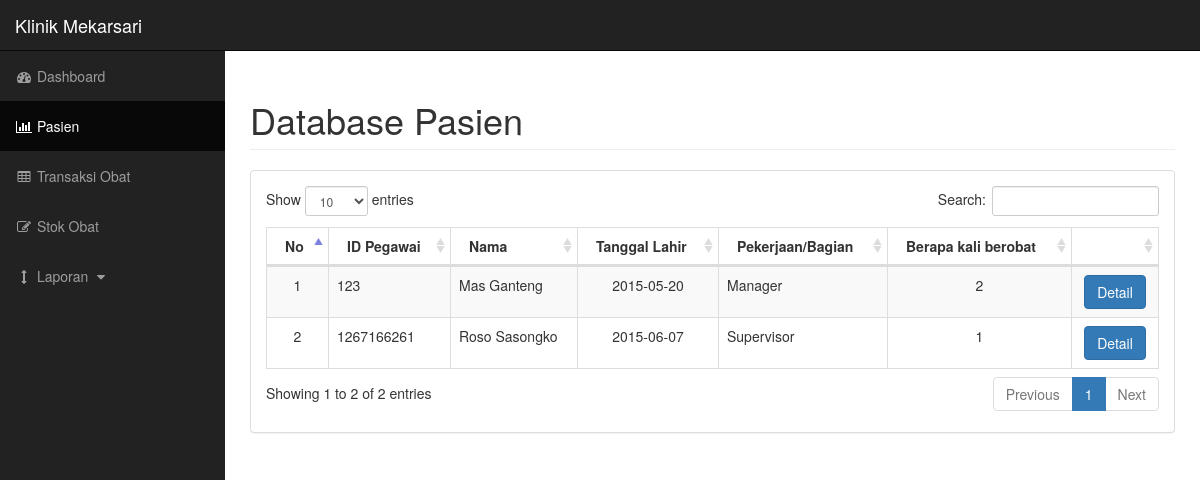
The app's page /pasien.php with its own data.
### tables this page shows
CREATE TABLE IF NOT EXISTS `m_employee` (
  `me_id` int(11) NOT NULL,
  `me_md_id` int(11) DEFAULT NULL,
  `me_mep_id` varchar(50) DEFAULT NULL,
  `me_nik` varchar(255) DEFAULT NULL,
  `me_rfid` varchar(25) NOT NULL,
  `me_barcode` varchar(25) NOT NULL,
  `me_first_name` varchar(25) DEFAULT NULL,
  `me_middle_name` varchar(25) DEFAULT NULL,
  `me_last_name` varchar(25) DEFAULT NULL,
  `me_dob` date DEFAULT NULL,
  `me_gender` varchar(15) DEFAULT NULL,
  `me_hp` varchar(25) DEFAULT NULL,
  `me_email` varchar(100) DEFAULT NULL,
  `me_address` text,
  `me_working_since` date DEFAULT NULL,
  `me_status_kontrak` int(11) NOT NULL,
  `me_status_keaktifan` varchar(25) NOT NULL,
  `me_kendaraan` varchar(25) NOT NULL,
  `me_foto` varchar(100) NOT NULL
);

CREATE TABLE IF NOT EXISTS `m_employee_positions` (
  `mep_id` int(11) NOT NULL,
  `mep_name` varchar(255) DEFAULT NULL,
  `mep_desc` varchar(255) DEFAULT NULL
);

### pasien.php (the view, shortened to what this page needs)
<!DOCTYPE html>
<html lang="en">
<?php
	$query = mysql_query("select * from m_employee");
?>
<head>
    <link href="bower_components/bootstrap/dist/css/bootstrap.min.css" rel="stylesheet">
    <link href="bower_components/metisMenu/dist/metisMenu.min.css" rel="stylesheet">
    <link href="bower_components/datatables-plugins/integration/bootstrap/3/dataTables.bootstrap.css" rel="stylesheet">
    <link href="bower_components/datatables-responsive/css/dataTables.responsive.css" rel="stylesheet">
    <link href="bower_components/font-awesome/css/font-awesome.min.css" rel="stylesheet" type="text/css">
    <link href="css/sb-admin.css" rel="stylesheet">
</head>
<body>
    <div id="wrapper">
        <nav class="navbar navbar-inverse navbar-fixed-top" role="navigation">
            <div class="navbar-header">
                <a class="navbar-brand" href="index.php">Klinik Mekarsari</a>
            </div>
            <div class="collapse navbar-collapse navbar-ex1-collapse">
                <ul class="nav navbar-nav side-nav">
                    <li>
                        <a href="index.php"><i class="fa fa-fw fa-dashboard"></i> Dashboard</a>
                    </li>
                    <li class="active">
                        <a href="pasien.php"><i class="fa fa-fw fa-bar-chart-o"></i> Pasien</a>
                    </li>
                    <li>
                        <a href="transaksi.php"><i class="fa fa-fw fa-table"></i> Transaksi Obat</a>
                    </li>
                    <li>
                        <a href="stok.php"><i class="fa fa-fw fa-edit"></i> Stok Obat</a>
                    </li>
                    <li>
                        <a href="javascript:;" data-toggle="collapse" data-target="#demo"><i class="fa fa-fw fa-arrows-v"></i> Laporan <i class="fa fa-fw fa-caret-down"></i></a>
                    </li>
                </ul>
			</div>
        </nav>
        <div id="page-wrapper">
			<div class="container-fluid">
				<div class="row">
					<div class="col-lg-12">
						<h1 class="page-header">Database Pasien</h1>
					</div>
				</div>
				<div class="row">
					<div class="col-lg-12">
						<div class="panel panel-default">
							<div class="panel-body">
								<div class="dataTable_wrapper">
									<table class="table table-striped table-bordered table-hover" id="dataTables-example">
										<thead>
											<tr>
												<th>No</th>
												<th>ID Pegawai</th>
												<th>Nama</th>
												<th>Tanggal Lahir</th>
												<th>Pekerjaan/Bagian</th>
												<th>Berapa kali berobat</th>
												<th></th>
											</tr>
										</thead>
										<tbody>
											<?php
											$i = 0;
											while($row = mysql_fetch_array($query))
											{
												$i++;
											?>
											<tr>
												<td class="text-center"><?php echo $i?></td>
												<td><?php echo $row['me_nik']?></td>
												<td><?php echo $row['me_first_name'],' ',$row['me_last_name']?></td>
												<td class="text-center"><?php echo $row['me_dob']?></td>
												<?php
													$mep_id = $row['me_mep_id'];
													$q = mysql_query("select * from m_employee_positions where mep_id = '$mep_id'");
													$r = mysql_fetch_array($q);
												?>
												<td><?php echo $r['mep_name']?></td>
												<?php
													$q1 = mysql_query("select * from tpa_pasien where tpa_me_id='$mep_id'");
													$r1 = mysql_num_rows($q1);
												?>
												<td class="text-center"><?php echo $r1?></td>
												<td>
													<a href="detail.php?id=<?php echo $mep_id?>">
														<center>
															<button type="button" class="btn btn-primary btn-md">Detail</button>
														</center>
													</a>
												</td>
											</tr>
											<?php } ?>
										</tbody>
									</table>
								</div>
							</div>
						</div>
					</div>
				</div>
			</div>
        </div>
    </div>
</body>
</html>

### css/sb-admin.css (style rules this page uses)
body { margin-top: 100px; background-color: #222; }
@media (min-width:768px) { body { margin-top: 50px; } }
#wrapper { padding-left: 0; }
#page-wrapper { width: 100%; padding: 0; background-color: #fff; }
@media (min-width:768px) { #wrapper { padding-left: 225px; } }
@media (min-width:768px) { #page-wrapper { padding: 10px; } }
@media (min-width:768px) { .side-nav { position: fixed; top: 51px; left: 225px; width: 225px; margin-left: -225px; border: none; border-radius: 0; overflow-y: auto; background-color: #222; bottom: 0; overflow-x: hidden; padding-bottom: 40px; } }
@media (min-width:768px) { .side-nav>li>a { width: 225px; } }

### records on screen
m_employee: me_nik "123", me_first_name "Mas", me_last_name "Ganteng", me_dob "2015-05-20", m_employee_positions.mep_name "Manager", r1 "2"
m_employee: me_nik "1267166261", me_first_name "Roso", me_last_name "Sasongko", me_dob "2015-06-07", m_employee_positions.mep_name "Supervisor", r1 "1"
